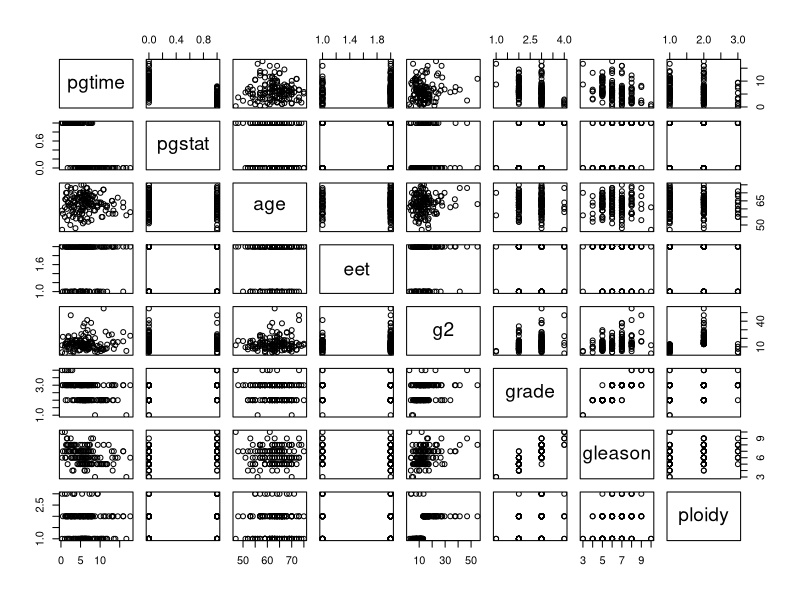
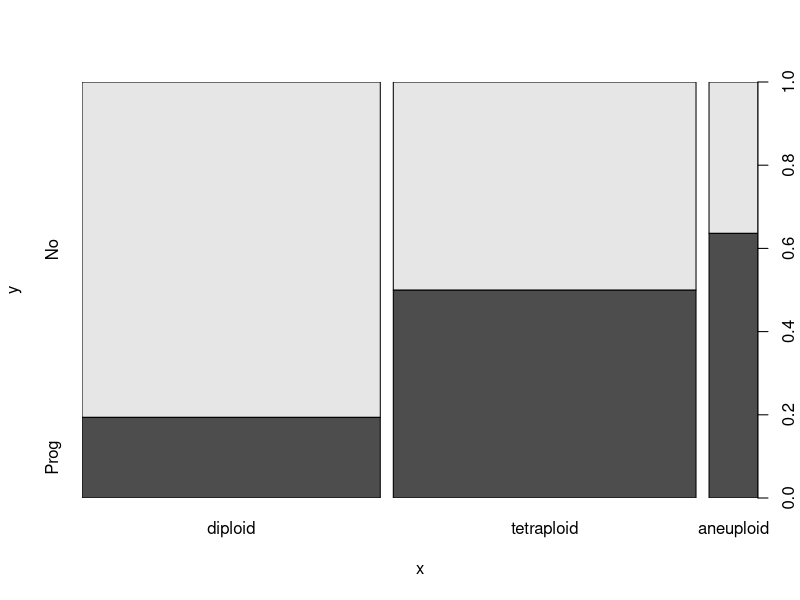
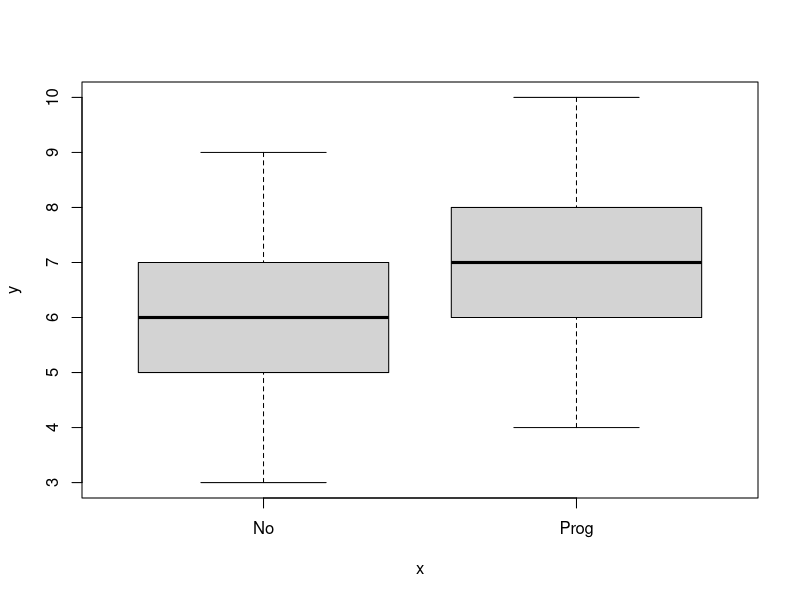
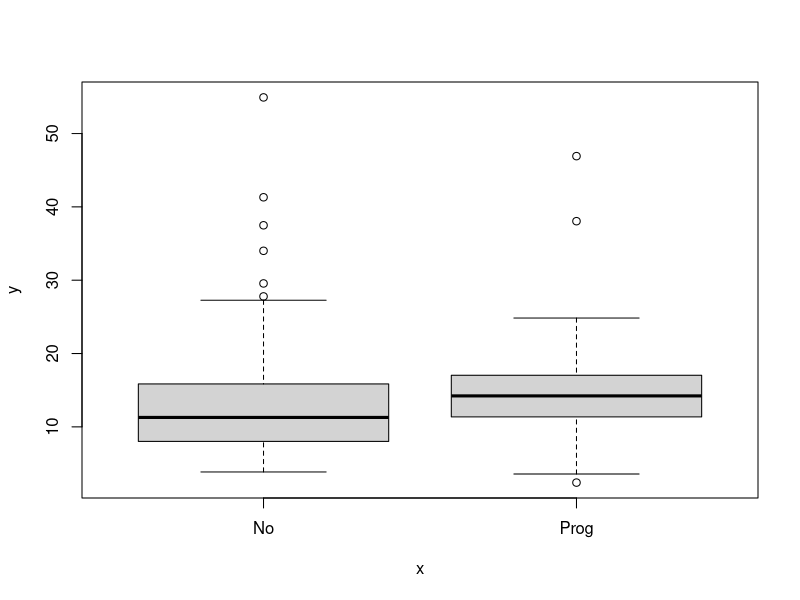
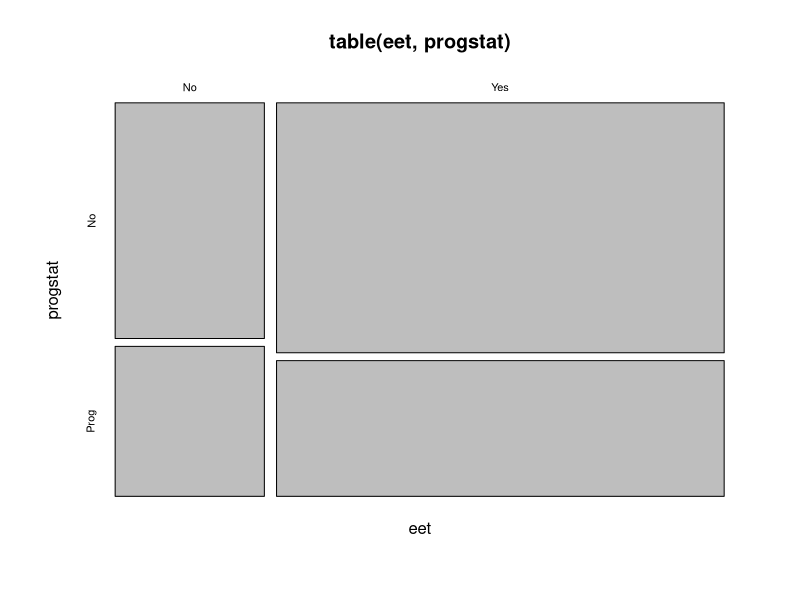

Reproduce these figures in R, in order.

# this example taken from 
# An Introduction to Recursive Partitioning
# Using the RPART Routines
# Terry M. Therneau
# Elizabeth J. Atkinson
# Mayo Foundation

#       the data set:

# pgtime	time to progression, or last follow-up free of progression
# pgstat	status at last follow-up (1=progressed, 0=censored)    our target variable
# age		age at diagnosis
# eet		early endocrine therapy (1=no, 0=yes)
# ploidy	diploid/tetraploid/aneuploid DNA pattern
# g2		% of cells in G2 phase
# grade		tumor grade (1-4)
# gleason	Gleason grade (3-10)



library(rpart);
pairs(stagec);
progstat = factor(stagec$pgstat, levels = 0:1, labels = c("No", "Prog"))
plot(stagec$ploidy,progstat)
plot(progstat,stagec$gleason)
plot(progstat,stagec$g2)
eet = factor(stagec$eet,levels=1:2,labels=c("No","Yes"))
mosaicplot(table(eet,progstat))

fit  = rpart(progstat ~  age + eet + g2 + grade + gleason + ploidy, data = stagec, method ="class",parms = list(split = 'information'))
#fit  = rpart(progstat ~  age + eet + g2 + grade + gleason + ploidy, data = stagec, method ="class",parms = list(split = 'gini'))
print(fit)
#post(fit,file="mytree.ps")
